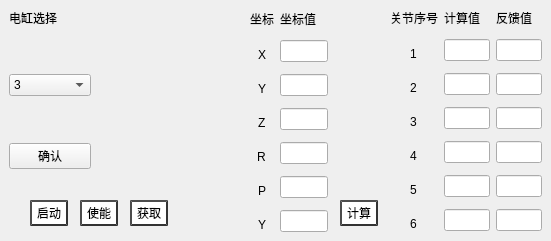
      <widget class="QWidget" name="tab">
       <attribute name="title">
        <string> 前期设计</string>
       </attribute>
       <widget class="QWidget" name="verticalLayoutWidget">
        <property name="geometry">
         <rect>
          <x>9</x>
          <y>9</y>
          <width>82</width>
          <height>160</height>
         </rect>
        </property>
        <layout class="QVBoxLayout" name="verticalLayout">
         <item>
          <widget class="QLabel" name="label">
           <property name="text">
            <string>电缸选择</string>
           </property>
          </widget>
         </item>
         <item>
          <spacer name="verticalSpacer">
           <property name="orientation">
            <enum>Qt::Vertical</enum>
           </property>
           <property name="sizeHint" stdset="0">
            <size>
             <width>20</width>
             <height>40</height>
            </size>
           </property>
          </spacer>
         </item>
         <item>
          <widget class="QComboBox" name="drvID">
           <property name="enabled">
            <bool>true</bool>
           </property>
           <property name="toolTip">
            <string/>
           </property>
           <property name="autoFillBackground">
            <bool>false</bool>
           </property>
           <property name="editable">
            <bool>false</bool>
           </property>
           <property name="duplicatesEnabled">
            <bool>false</bool>
           </property>
           <property name="frame">
            <bool>true</bool>
           </property>
           <item>
            <property name="text">
             <string>3</string>
            </property>
           </item>
           <item>
            <property name="text">
             <string>1</string>
            </property>
           </item>
           <item>
            <property name="text">
             <string>2</string>
            </property>
           </item>
           <item>
            <property name="text">
             <string>4</string>
            </property>
           </item>
           <item>
            <property name="text">
             <string>5</string>
            </property>
           </item>
           <item>
            <property name="text">
             <string>6</string>
            </property>
           </item>
          </widget>
         </item>
         <item>
          <spacer name="verticalSpacer_2">
           <property name="orientation">
            <enum>Qt::Vertical</enum>
           </property>
           <property name="sizeHint" stdset="0">
            <size>
             <width>20</width>
             <height>40</height>
            </size>
           </property>
          </spacer>
         </item>
         <item>
          <widget class="QPushButton" name="Confirm">
           <property name="text">
            <string>确认</string>
           </property>
          </widget>
         </item>
        </layout>
       </widget>
       <widget class="QPushButton" name="enable_4">
        <property name="geometry">
         <rect>
          <x>130</x>
          <y>200</y>
          <width>38</width>
          <height>26</height>
         </rect>
        </property>
        <property name="styleSheet">
         <string notr="true">QPushButton {
    color: rgb(0, 0, 0);
    border: 2px solid #333;
    border-radius: 35px;
    border-style: outset;
    background:rgb(255, 255, 255) ;
    padding: 5px;
    }</string>
        </property>
        <property name="text">
         <string>获取</string>
        </property>
       </widget>
       <widget class="QPushButton" name="enable">
        <property name="geometry">
         <rect>
          <x>80</x>
          <y>200</y>
          <width>38</width>
          <height>26</height>
         </rect>
        </property>
        <property name="styleSheet">
         <string notr="true">QPushButton {
    color: rgb(0, 0, 0);
    border: 2px solid #333;
    border-radius: 35px;
    border-style: outset;
    background:rgb(255, 255, 255) ;
    padding: 5px;
    }</string>
        </property>
        <property name="text">
         <string>使能</string>
        </property>
       </widget>
       <widget class="QPushButton" name="enable_2">
        <property name="geometry">
         <rect>
          <x>340</x>
          <y>200</y>
          <width>38</width>
          <height>26</height>
         </rect>
        </property>
        <property name="styleSheet">
         <string notr="true">QPushButton {
    color: rgb(0, 0, 0);
    border: 2px solid #333;
    border-radius: 35px;
    border-style: outset;
    background:rgb(255, 255, 255) ;
    padding: 5px;
    }</string>
        </property>
        <property name="text">
         <string>计算</string>
        </property>
       </widget>
       <widget class="QPushButton" name="enable_3">
        <property name="geometry">
         <rect>
          <x>30</x>
          <y>200</y>
          <width>38</width>
          <height>26</height>
         </rect>
        </property>
        <property name="styleSheet">
         <string notr="true">QPushButton {
    color: rgb(0, 0, 0);
    border: 2px solid #333;
    border-radius: 35px;
    border-style: outset;
    background:rgb(255, 255, 255) ;
    padding: 5px;
    }</string>
        </property>
        <property name="text">
         <string>启动</string>
        </property>
       </widget>
       <widget class="QWidget" name="horizontalLayoutWidget_2">
        <property name="geometry">
         <rect>
          <x>250</x>
          <y>10</y>
          <width>78</width>
          <height>222</height>
         </rect>
        </property>
        <layout class="QHBoxLayout" name="horizontalLayout_2">
         <item>
          <layout class="QVBoxLayout" name="verticalLayout_6">
           <item alignment="Qt::AlignHCenter">
            <widget class="QLabel" name="label_6">
             <property name="text">
              <string>坐标</string>
             </property>
            </widget>
           </item>
           <item>
            <spacer name="verticalSpacer_27">
             <property name="orientation">
              <enum>Qt::Vertical</enum>
             </property>
             <property name="sizeHint" stdset="0">
              <size>
               <width>20</width>
               <height>40</height>
              </size>
             </property>
            </spacer>
           </item>
           <item alignment="Qt::AlignHCenter">
            <widget class="QLabel" name="label_7">
             <property name="text">
              <string>X</string>
             </property>
            </widget>
           </item>
           <item>
            <spacer name="verticalSpacer_28">
             <property name="orientation">
              <enum>Qt::Vertical</enum>
             </property>
             <property name="sizeHint" stdset="0">
              <size>
               <width>20</width>
               <height>40</height>
              </size>
             </property>
            </spacer>
           </item>
           <item alignment="Qt::AlignHCenter">
            <widget class="QLabel" name="label_8">
             <property name="text">
              <string>Y</string>
             </property>
            </widget>
           </item>
           <item>
            <spacer name="verticalSpacer_29">
             <property name="orientation">
              <enum>Qt::Vertical</enum>
             </property>
             <property name="sizeHint" stdset="0">
              <size>
               <width>20</width>
               <height>40</height>
              </size>
             </property>
            </spacer>
           </item>
           <item alignment="Qt::AlignHCenter">
            <widget class="QLabel" name="label_9">
             <property name="text">
              <string>Z</string>
             </property>
            </widget>
           </item>
           <item>
            <spacer name="verticalSpacer_30">
             <property name="orientation">
              <enum>Qt::Vertical</enum>
             </property>
             <property name="sizeHint" stdset="0">
              <size>
               <width>20</width>
               <height>40</height>
              </size>
             </property>
            </spacer>
           </item>
           <item alignment="Qt::AlignHCenter">
            <widget class="QLabel" name="label_10">
             <property name="text">
              <string>R</string>
             </property>
            </widget>
           </item>
           <item>
            <spacer name="verticalSpacer_31">
             <property name="orientation">
              <enum>Qt::Vertical</enum>
             </property>
             <property name="sizeHint" stdset="0">
              <size>
               <width>20</width>
               <height>40</height>
              </size>
             </property>
            </spacer>
           </item>
           <item alignment="Qt::AlignHCenter">
            <widget class="QLabel" name="label_12">
             <property name="text">
              <string>P</string>
             </property>
            </widget>
           </item>
           <item>
            <spacer name="verticalSpacer_32">
             <property name="orientation">
              <enum>Qt::Vertical</enum>
             </property>
             <property name="sizeHint" stdset="0">
              <size>
               <width>20</width>
               <height>40</height>
              </size>
             </property>
            </spacer>
           </item>
           <item alignment="Qt::AlignHCenter">
            <widget class="QLabel" name="label_11">
             <property name="text">
              <string>Y</string>
             </property>
            </widget>
           </item>
          </layout>
         </item>
         <item>
          <spacer name="horizontalSpacer_3">
           <property name="orientation">
            <enum>Qt::Horizontal</enum>
           </property>
           <property name="sizeHint" stdset="0">
            <size>
             <width>40</width>
             <height>20</height>
            </size>
           </property>
          </spacer>
         </item>
         <item>
          <layout class="QVBoxLayout" name="verticalLayout_5">
           <item>
            <widget class="QLabel" name="label_5">
             <property name="text">
              <string>坐标值</string>
             </property>
            </widget>
           </item>
           <item>
            <spacer name="verticalSpacer_21">
             <property name="orientation">
              <enum>Qt::Vertical</enum>
             </property>
             <property name="sizeHint" stdset="0">
              <size>
               <width>20</width>
               <height>40</height>
              </size>
             </property>
            </spacer>
           </item>
           <item>
            <widget class="QLineEdit" name="X"/>
           </item>
           <item>
            <spacer name="verticalSpacer_22">
             <property name="orientation">
              <enum>Qt::Vertical</enum>
             </property>
             <property name="sizeHint" stdset="0">
              <size>
               <width>20</width>
               <height>40</height>
              </size>
             </property>
            </spacer>
           </item>
           <item>
            <widget class="QLineEdit" name="motorID_20"/>
           </item>
           <item>
            <spacer name="verticalSpacer_23">
             <property name="orientation">
              <enum>Qt::Vertical</enum>
             </property>
             <property name="sizeHint" stdset="0">
              <size>
               <width>20</width>
               <height>40</height>
              </size>
             </property>
            </spacer>
           </item>
           <item>
            <widget class="QLineEdit" name="motorID_21"/>
           </item>
           <item>
            <spacer name="verticalSpacer_24">
             <property name="orientation">
              <enum>Qt::Vertical</enum>
             </property>
             <property name="sizeHint" stdset="0">
              <size>
               <width>20</width>
               <height>40</height>
              </size>
             </property>
            </spacer>
           </item>
           <item>
            <widget class="QLineEdit" name="motorID_22"/>
           </item>
           <item>
            <spacer name="verticalSpacer_25">
             <property name="orientation">
              <enum>Qt::Vertical</enum>
             </property>
             <property name="sizeHint" stdset="0">
              <size>
               <width>20</width>
               <height>40</height>
              </size>
             </property>
            </spacer>
           </item>
           <item>
            <widget class="QLineEdit" name="motorID_23"/>
           </item>
           <item>
            <spacer name="verticalSpacer_26">
             <property name="orientation">
              <enum>Qt::Vertical</enum>
             </property>
             <property name="sizeHint" stdset="0">
              <size>
               <width>20</width>
               <height>40</height>
              </size>
             </property>
            </spacer>
           </item>
           <item>
            <widget class="QLineEdit" name="motorID_24"/>
           </item>
          </layout>
         </item>
        </layout>
       </widget>
       <widget class="QWidget" name="horizontalLayoutWidget">
        <property name="geometry">
         <rect>
          <x>390</x>
          <y>9</y>
          <width>152</width>
          <height>222</height>
         </rect>
        </property>
        <layout class="QHBoxLayout" name="horizontalLayout">
         <item>
          <layout class="QVBoxLayout" name="verticalLayout_7">
           <item>
            <widget class="QLabel" name="label_13">
             <property name="text">
              <string>关节序号</string>
             </property>
            </widget>
           </item>
           <item>
            <spacer name="verticalSpacer_33">
             <property name="orientation">
              <enum>Qt::Vertical</enum>
             </property>
             <property name="sizeHint" stdset="0">
              <size>
               <width>20</width>
               <height>40</height>
              </size>
             </property>
            </spacer>
           </item>
           <item alignment="Qt::AlignHCenter">
            <widget class="QLabel" name="label_14">
             <property name="text">
              <string>1</string>
             </property>
            </widget>
           </item>
           <item>
            <spacer name="verticalSpacer_34">
             <property name="orientation">
              <enum>Qt::Vertical</enum>
             </property>
             <property name="sizeHint" stdset="0">
              <size>
               <width>20</width>
               <height>40</height>
              </size>
             </property>
            </spacer>
           </item>
           <item alignment="Qt::AlignHCenter">
            <widget class="QLabel" name="label_15">
             <property name="text">
              <string>2</string>
             </property>
            </widget>
           </item>
           <item>
            <spacer name="verticalSpacer_35">
             <property name="orientation">
              <enum>Qt::Vertical</enum>
             </property>
             <property name="sizeHint" stdset="0">
              <size>
               <width>20</width>
               <height>40</height>
              </size>
             </property>
            </spacer>
           </item>
           <item alignment="Qt::AlignHCenter">
            <widget class="QLabel" name="label_16">
             <property name="text">
              <string>3</string>
             </property>
            </widget>
           </item>
           <item>
            <spacer name="verticalSpacer_36">
             <property name="orientation">
              <enum>Qt::Vertical</enum>
             </property>
             <property name="sizeHint" stdset="0">
              <size>
               <width>20</width>
               <height>40</height>
              </size>
             </property>
            </spacer>
           </item>
           <item alignment="Qt::AlignHCenter">
            <widget class="QLabel" name="label_17">
             <property name="text">
              <string>4</string>
             </property>
            </widget>
           </item>
           <item>
            <spacer name="verticalSpacer_37">
             <property name="orientation">
              <enum>Qt::Vertical</enum>
             </property>
             <property name="sizeHint" stdset="0">
              <size>
               <width>20</width>
               <height>40</height>
              </size>
             </property>
            </spacer>
           </item>
           <item alignment="Qt::AlignHCenter">
            <widget class="QLabel" name="label_18">
             <property name="text">
              <string>5</string>
             </property>
            </widget>
           </item>
           <item>
            <spacer name="verticalSpacer_38">
             <property name="orientation">
              <enum>Qt::Vertical</enum>
             </property>
             <property name="sizeHint" stdset="0">
              <size>
               <width>20</width>
               <height>40</height>
              </size>
             </property>
            </spacer>
           </item>
           <item alignment="Qt::AlignHCenter|Qt::AlignVCenter">
            <widget class="QLabel" name="label_19">
             <property name="text">
              <string>6</string>
             </property>
            </widget>
           </item>
          </layout>
         </item>
         <item>
          <spacer name="horizontalSpacer">
           <property name="orientation">
            <enum>Qt::Horizontal</enum>
           </property>
           <property name="sizeHint" stdset="0">
            <size>
             <width>40</width>
             <height>20</height>
            </size>
           </property>
          </spacer>
         </item>
         <item>
          <layout class="QVBoxLayout" name="verticalLayout_3">
           <item>
            <widget class="QLabel" name="label_3">
             <property name="text">
              <string>计算值</string>
             </property>
            </widget>
           </item>
           <item>
            <spacer name="verticalSpacer_9">
             <property name="orientation">
              <enum>Qt::Vertical</enum>
             </property>
             <property name="sizeHint" stdset="0">
              <size>
               <width>20</width>
               <height>40</height>
              </size>
             </property>
            </spacer>
           </item>
           <item>
            <widget class="QLineEdit" name="motorID_7"/>
           </item>
           <item>
            <spacer name="verticalSpacer_10">
             <property name="orientation">
              <enum>Qt::Vertical</enum>
             </property>
             <property name="sizeHint" stdset="0">
              <size>
               <width>20</width>
               <height>40</height>
              </size>
             </property>
            </spacer>
           </item>
           <item>
            <widget class="QLineEdit" name="motorID_8"/>
           </item>
           <item>
            <spacer name="verticalSpacer_11">
             <property name="orientation">
              <enum>Qt::Vertical</enum>
             </property>
             <property name="sizeHint" stdset="0">
              <size>
               <width>20</width>
               <height>40</height>
              </size>
             </property>
            </spacer>
           </item>
           <item>
            <widget class="QLineEdit" name="motorID_9"/>
           </item>
           <item>
            <spacer name="verticalSpacer_12">
             <property name="orientation">
              <enum>Qt::Vertical</enum>
             </property>
             <property name="sizeHint" stdset="0">
              <size>
               <width>20</width>
               <height>40</height>
              </size>
             </property>
            </spacer>
           </item>
           <item>
            <widget class="QLineEdit" name="motorID_10"/>
           </item>
           <item>
            <spacer name="verticalSpacer_13">
             <property name="orientation">
              <enum>Qt::Vertical</enum>
             </property>
             <property name="sizeHint" stdset="0">
              <size>
               <width>20</width>
               <height>40</height>
              </size>
             </property>
            </spacer>
           </item>
           <item>
            <widget class="QLineEdit" name="motorID_11"/>
           </item>
           <item>
            <spacer name="verticalSpacer_14">
             <property name="orientation">
              <enum>Qt::Vertical</enum>
             </property>
             <property name="sizeHint" stdset="0">
              <size>
               <width>20</width>
               <height>40</height>
              </size>
             </property>
            </spacer>
           </item>
           <item>
            <widget class="QLineEdit" name="motorID_12"/>
           </item>
          </layout>
         </item>
         <item>
          <spacer name="horizontalSpacer_2">
           <property name="orientation">
            <enum>Qt::Horizontal</enum>
           </property>
           <property name="sizeHint" stdset="0">
            <size>
             <width>40</width>
             <height>20</height>
            </size>
           </property>
          </spacer>
         </item>
         <item>
          <layout class="QVBoxLayout" name="verticalLayout_4">
           <item>
            <widget class="QLabel" name="label_4">
             <property name="text">
              <string>反馈值</string>
             </property>
            </widget>
           </item>
           <item>
            <spacer name="verticalSpacer_15">
             <property name="orientation">
              <enum>Qt::Vertical</enum>
             </property>
             <property name="sizeHint" stdset="0">
              <size>
               <width>20</width>
               <height>40</height>
              </size>
             </property>
            </spacer>
           </item>
           <item>
            <widget class="QLineEdit" name="motorID_13"/>
           </item>
           <item>
            <spacer name="verticalSpacer_16">
             <property name="orientation">
              <enum>Qt::Vertical</enum>
             </property>
             <property name="sizeHint" stdset="0">
              <size>
               <width>20</width>
               <height>40</height>
              </size>
             </property>
            </spacer>
           </item>
           <item>
            <widget class="QLineEdit" name="motorID_14"/>
           </item>
           <item>
            <spacer name="verticalSpacer_17">
             <property name="orientation">
              <enum>Qt::Vertical</enum>
             </property>
             <property name="sizeHint" stdset="0">
              <size>
               <width>20</width>
               <height>40</height>
              </size>
             </property>
            </spacer>
           </item>
           <item>
            <widget class="QLineEdit" name="motorID_15"/>
           </item>
           <item>
            <spacer name="verticalSpacer_18">
             <property name="orientation">
              <enum>Qt::Vertical</enum>
             </property>
             <property name="sizeHint" stdset="0">
              <size>
               <width>20</width>
               <height>40</height>
              </size>
             </property>
            </spacer>
           </item>
           <item>
            <widget class="QLineEdit" name="motorID_16"/>
           </item>
           <item>
            <spacer name="verticalSpacer_19">
             <property name="orientation">
              <enum>Qt::Vertical</enum>
             </property>
             <property name="sizeHint" stdset="0">
              <size>
               <width>20</width>
               <height>40</height>
              </size>
             </property>
            </spacer>
           </item>
           <item>
            <widget class="QLineEdit" name="motorID_17"/>
           </item>
           <item>
            <spacer name="verticalSpacer_20">
             <property name="orientation">
              <enum>Qt::Vertical</enum>
             </property>
             <property name="sizeHint" stdset="0">
              <size>
               <width>20</width>
               <height>40</height>
              </size>
             </property>
            </spacer>
           </item>
           <item>
            <widget class="QLineEdit" name="motorID_18"/>
           </item>
          </layout>
         </item>
        </layout>
       </widget>
      </widget>
